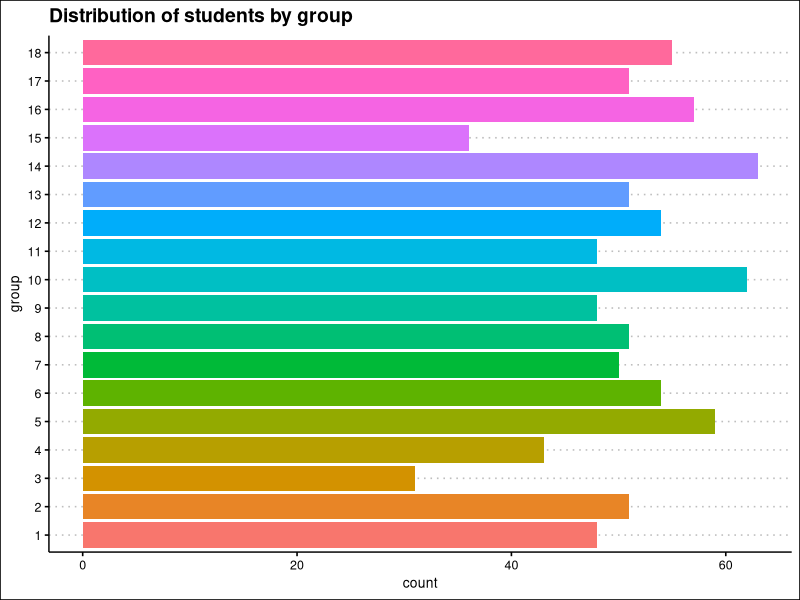
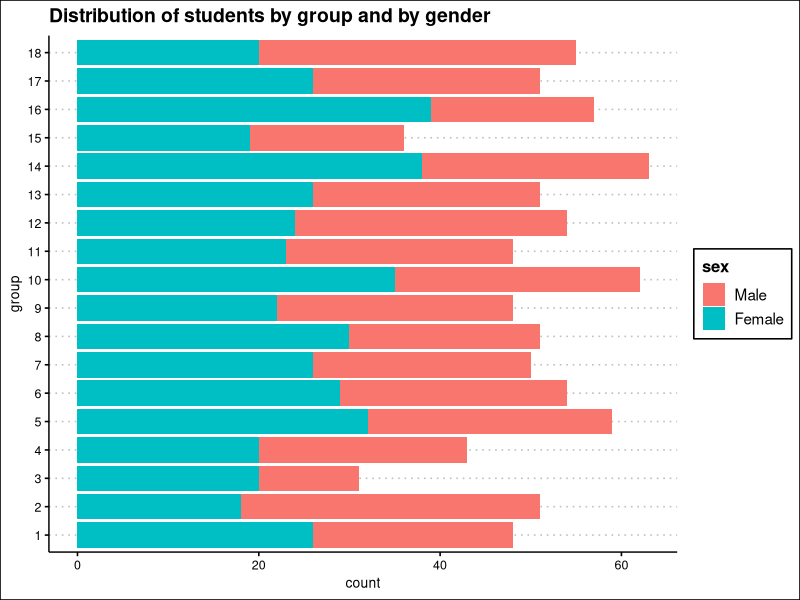

Source code (R) for these figures, in order:
## ---- chunk 1
#| label: data loading
#| message: false
#| warning: false
  
library(readr)
courses <- read_csv("Database/courses.csv")


## ---- chunk 2
#| label: data display

library(knitr)
kable(courses)

## ---- chunk 3
#| label: Question 3
#| message: false
#| warning: false

library(tidyverse)
students <- read_csv("Database/students.csv")
spec(students)

students <-
  students |>
  mutate(sex = factor(sex, 
                      levels = c("M", "F"),
                      labels = c("Male", "Female")),
         group = factor(group),
         id = as.integer(group))

## ---- chunk 4

grades <- read_delim("Database/grades.csv", 
    delim = ":", 
    na = "$")

## ---- chunk 5
library(ggplot2)
library(ggthemes)

ggplot(students, aes(y = group))+
  geom_bar(aes(fill = group))+
  theme_clean()+
  labs(
    title = "Distribution of students by group"
  )+
  theme(legend.position = "none")

## ---- chunk 6
ggplot(students, aes(y = group))+
  geom_bar(aes(fill = sex))+
  theme_clean()+
  labs(
    title = "Distribution of students by group and by gender"
  )
